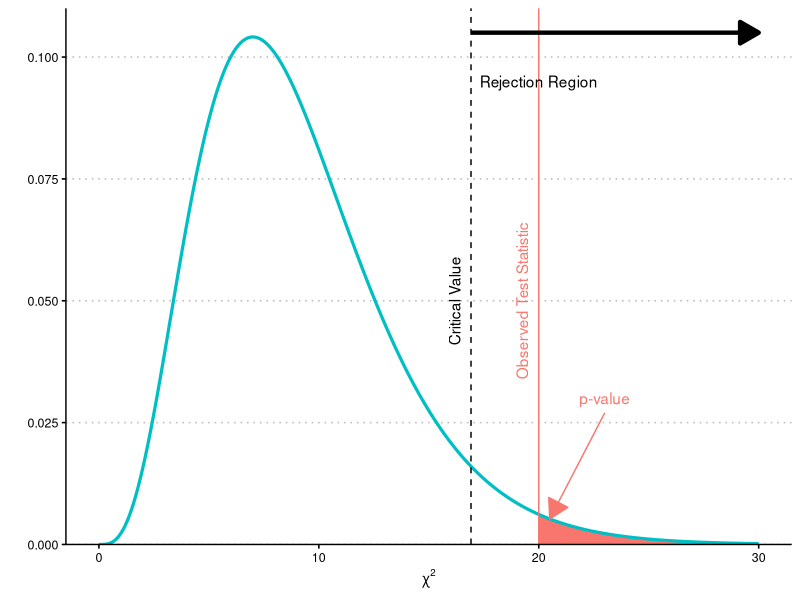

Recreate this plot in R.
## ---- chunk 1
#| echo: false
#| label: fig-rejection-region-plot-chisq
#| fig-height: 3
#| fig-cap: The rejection region for a chi-squared hypothesis test. For chi-squared tests we do not differentiate between one- and two-tailed tests. Instead, if the alternative holds, we should expect to see large values of the test statistic. As a result, the $p$-value always corresponds to the right-tail probability. The $p$-value will, just as in other hypothesis tests, be compared to the level of significance.

library(ggplot2)
library(ggthemes)

# Define the value of t
t <- 20

# Create a sequence of x values for plotting the density curve
x <- seq(0, 30, length.out = 10000)

# Calculate the normal density function
y <- dchisq(x, df = 9)

# Create the ggplot
ggplot() +
  geom_area(data = data.frame(x = x[x >= t], y = y[x >= t], fill = as.factor(1)),
            aes(x = x, y = y), fill = "#F8766D") +
  geom_line(aes(x = x, y = y), linewidth = 1.1, color = "#00BFC4") +
  annotate(geom = "text", x = t-0.75, y = 0.05, label = "Observed Test Statistic", color = "#F8766D", angle = 90) + 
  annotate(geom = "text", x = 23, y = 0.03, label = "p-value", color = "#F8766D") + 
  annotate(geom = "text", x = qchisq(p=0.05, df=9, lower.tail=FALSE)-0.75, y = 0.05, label = "Critical Value", angle = 90) + 
  geom_vline(xintercept = qchisq(p=0.05, df=9, lower.tail=FALSE), linetype = 2) +
  geom_vline(xintercept = t, color = "#F8766D") + 
  theme_clean() + 
  labs(x = expression(chi^{2}), y = "") +
  scale_y_continuous(expand = c(0, 0), limits = c(0, 0.11)) + 
  theme(plot.background = element_blank(), legend.position="none") + 
  annotate("segment", x = qchisq(p=0.05, df=9, lower.tail=FALSE), y = 0.105, xend = 30, yend = 0.105, linewidth = 1.5, arrow = arrow(type = "closed", length = unit(0.04, "npc"))) + 
  annotate("text", x = 20, y = 0.095, label = "Rejection Region") + 
  annotate("segment",  x = 23, y = 0.027, xend = t+0.5, yend = dchisq(t+0.5, df = 9), arrow = arrow(type = "closed", length = unit(0.04, "npc")), color = "#F8766D")
